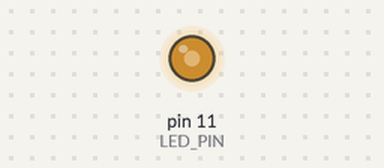
Recording of a sketch running on a simulated Arduino Uno, built with avr-gcc and run on an emulated ATmega328P. Parts: output pins drawn as LEDs (lit = HIGH). Random numbers use the default seed unless the sketch sets one.

Above: at 0.07 s.
At 39.79 s:
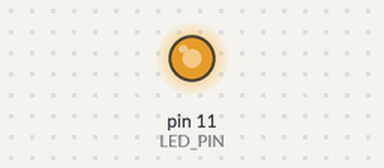
Timing chart, 0 to 40.0 s (numbered marks = the images above):
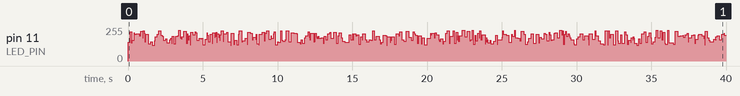

The sketch:

diy10_2_3.ino
```cpp
// 動手做10-2：隨機數字與燭光效果

byte LED_PIN = 11; // 類比輸出腳位

void setup()
{
  pinMode(LED_PIN, OUTPUT);
  randomSeed(analogRead(A5));
}
void loop()
{
  analogWrite(LED_PIN, random(111) + 120);
  delay(random(200));
}
```
